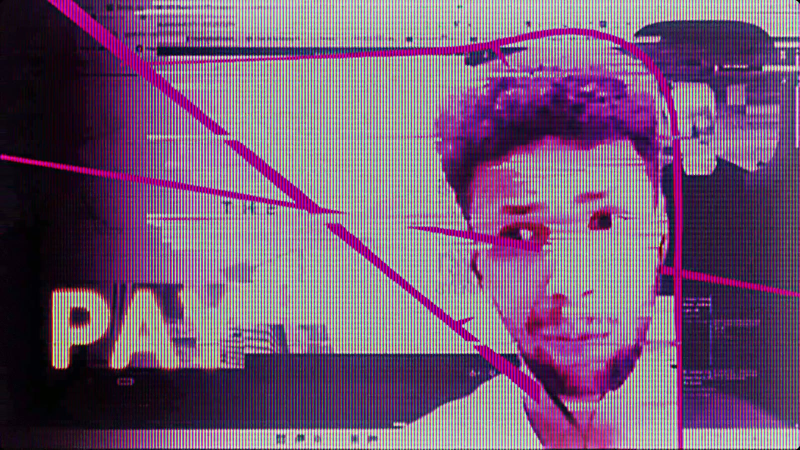
#> input picture skills/crt-negative-space-type/images/f301_chunk_pay.jpg, 1600 x 900 px, given in place of portrait_0.png, which was not available (shown at 1/2 size)
$ python make_bust_lines.py
#> lines starting #> are read from the running program, lines starting #| are printed output that depends on the picture
"""The cyberpunk outro's busts scene (matt, 2026-11-15): the six caricature busts (projects/cyberpunk/outro/portrait_0-5),
each on for its 30 frames ("outro portraits", make_cyberpunk_outro_comp.py), now with a cyberpsycho line:

- The line comes from in front: it enters from the bottom of the frame thick, as if right at the camera, and thins
  as it runs; it wipes along a path round the bust (his silhouette, measured from the image, squared off into hard
  right-angle corners and bends), the wipe accelerating exponentially, with a bright head and a blue glow.
- At the apex (the line closing round him) the opener's cyberpsycho starts on him (as make_opening_psycho_cut.py):
  the frame's quadrants cut to his other versions (realistic, low-poly, 1-bit dither: images/gen/make_bust_styles.py,
  same framing), rectangles of them over his face parts large into small, his eyes echoing outwards in different
  sizes, band slips, the cyberpsycho lines out of his eyes; and the whole frame flicks between his full versions.
- The slow pan each bust had (alternating right and left) is kept.

Writes textAnimations/assets/collage/bust_lines.mp4 (1920x1080, 30 fps, 180 frames), placed over "outro portraits" by
plugins/bustLines.jsx.  --frames 5,20 writes just those frames as PNGs (--png-dir)."""
import argparse
import math
import os
import random
import subprocess

import sys

import cv2
import numpy as np

sys.path.insert(0, os.path.join(os.path.dirname(os.path.abspath(__file__)), "..", "plugins", "cyberpsycho"))
import cyberpsycho  # noqa: E402

ROOT = os.path.normpath(os.path.join(os.path.dirname(os.path.abspath(__file__)), "..", ".."))
OUTRO = os.path.join(ROOT, "projects", "cyberpunk", "outro")
OUT = os.path.join(ROOT, "textAnimations", "assets", "collage", "bust_lines.mp4")
W, H, FPS, PF = 1920, 1080, 30, 30          # PF: frames per bust, as the outro (make_cyberpunk_outro.PORTRAIT)
APEX = 17                                   # the frame (of each bust's 30) the line closes on: the glitch starts
STYLES = ["realistic", "polygon", "dither"]
# each bust's eyes in the output frame (left, right; px, unpanned), read off a grid; his face parts come from them
EYES = [((590, 250), (680, 175)), ((940, 300), (1240, 370)), ((660, 390), (1030, 350)), ((990, 410), (1300, 500)),
        ((570, 270), (910, 240)), ((700, 540), (1160, 480))]
# each bust's face in the output frame (x, y, w, h), read off the stills
FACES = [(660, 340, 300, 380), (1020, 420, 380, 400), (880, 400, 320, 400), (1100, 520, 300, 320),
         (880, 640, 380, 360), (880, 520, 400, 400)]

ap = argparse.ArgumentParser()
ap.add_argument("--frames"); ap.add_argument("--png-dir", default=os.path.join(ROOT, "renders", "bust_lines_frames"))
ap.add_argument("--out", default=OUT)
a = ap.parse_args()
want = None if not a.frames else {int(v) for v in a.frames.split(",")}


def cover(path):
    """the still scaled to cover the frame at 108% (as the outro's cover_spec(.., 1.08)), centred"""
    im = cv2.imread(path)
#> im is the input picture: shape (900, 1600, 3); mean B, G, R 118.7, 89.7, 118.6
    k = max(W / im.shape[1], H / im.shape[0]) * 1.08
#> k = 1.3
    im = cv2.resize(im, (int(im.shape[1] * k), int(im.shape[0] * k)), interpolation=cv2.INTER_AREA)
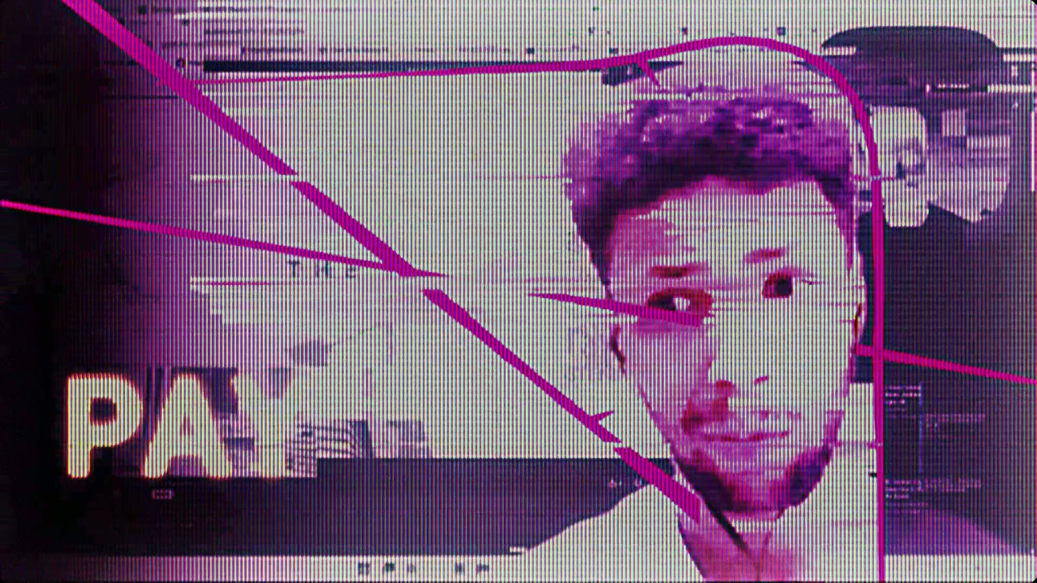
#> im: shape (1166, 2073, 3) (shown at 1/2 size); mean B, G, R 118.7, 89.6, 118.5
    return im


# [85 lines left out: functions crop_at, ortho_path, draw_line, split, face_parts, not called in this run]


BIG = ["face", "left half", "right half", "eye band", "mouth", "forehead"]
SMALL = ["eye left", "eye right", "brows", "nose", "mouth", "cheek left", "cheek right", "jaw", "eye band"]


# [60 lines left out: functions paste, glitch, not called in this run]


busts = []
for i in range(6):
    base = cover(os.path.join(OUTRO, "portrait_%d.png" % i))
    vers = [base]
    for s in STYLES:
        p = os.path.join(OUTRO, "styles", "portrait_%d_%s.png" % (i, s))
        vers.append(cover(p) if os.path.exists(p) else base)
    busts.append(vers)
#> pass 2 of the loop `for i in range(6):`:
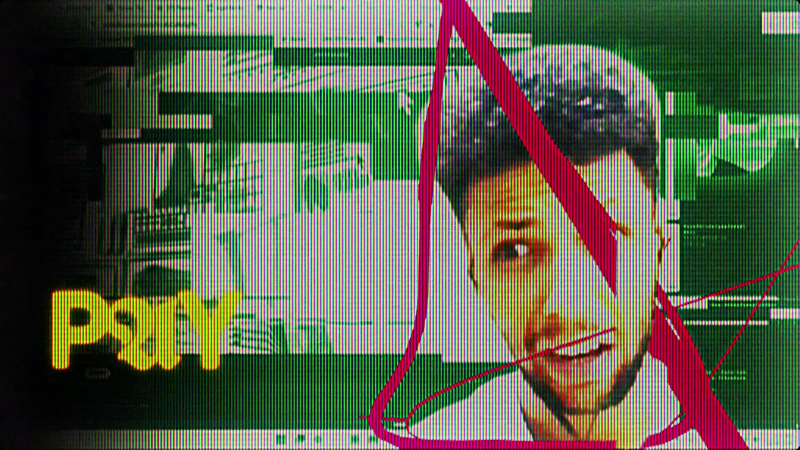
#> input picture skills/crt-negative-space-type/images/f320_chunk_pay_thermal.jpg, 1600 x 900 px, given in place of portrait_1.png, which was not available (shown at 1/2 size)
#> in cover, im is the input picture: shape (900, 1600, 3); mean B, G, R 74.1, 95.5, 90
#> in cover (call 2), `im = cv2.resize(im, (int(im.shape[1] * k), int(im.shape[0] * k)), inte..`:
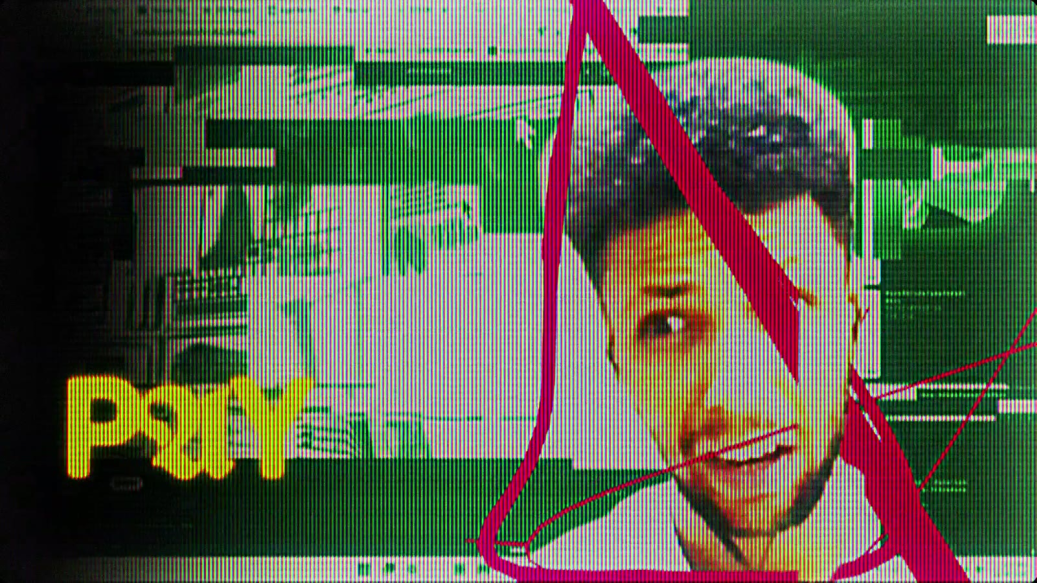
#> im: shape (1166, 2073, 3) (shown at 1/2 size); mean B, G, R 74, 95.5, 89.9
#> (the run stopped early here; a loop or call above may not have finished)
